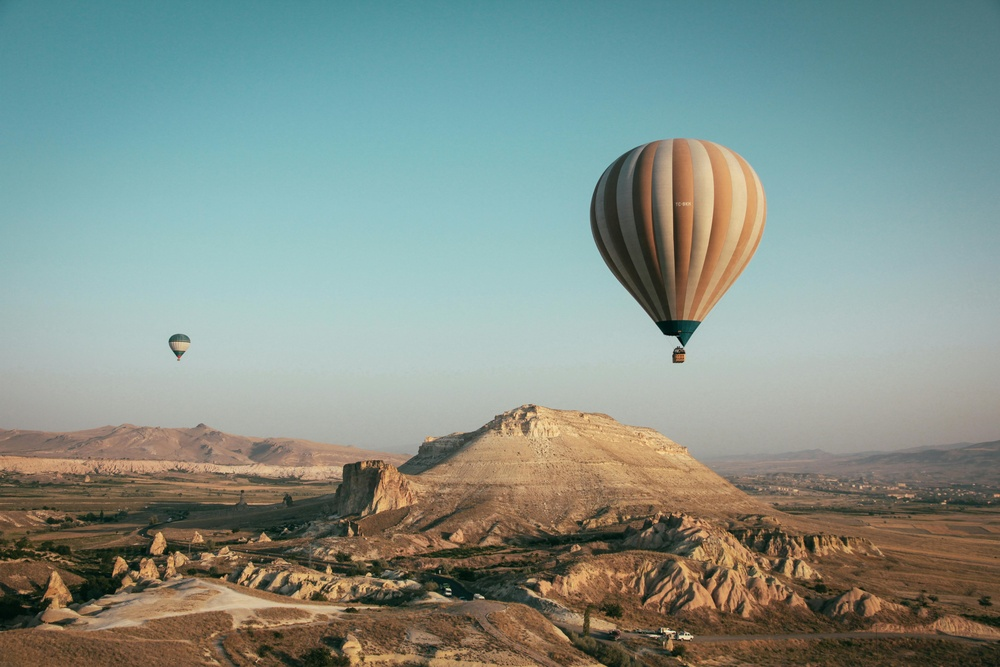
#> input picture Spatial_Domain_Processing/Intensity_Transformations/Images/0_0_Image.jpg, 1000 x 667 px, shrunk from 5184 x 3456 before the run
$ jupyter execute 0_Thresholding.ipynb
#> lines starting #> are read from the running program, lines starting #| are printed output that depends on the picture; after the words box and inside, x2 and y2 are one past the last pixel; in counts of white or black regions, pixels touching at a corner belong together
## Thresholding

**Thresholding** is one of the simplest and most effective techniques for **image segmentation** and **intensity-based enhancement**.
It converts a grayscale image into a **binary image** by comparing each pixel intensity to a predefined threshold.

---

### Concept

The basic idea is straightforward:

If a pixel’s intensity is greater than a certain threshold, it is set to one value (often white); otherwise, it is set to another (often black).

```
s = T(r)
```

where

* `r`: input intensity value
* `s`: output intensity value
* `T`: transformation function applied to each pixel

**S =**
   - **1** if T(r) > T
   - **0** , otherwise

---

## Types of Thresholding

| Type | Description | Example Use |
|------|--------------|--------------|
| **Global Thresholding** | A single threshold value T is applied to the whole image. | Well-illuminated, uniform lighting images |
| **Adaptive Thresholding** | The threshold varies over different regions based on local statistics (mean, median, etc.). | Uneven lighting or shadows |

---

## Applications

* Document binarization (text extraction)
* Medical imaging (tumor segmentation)
* Industrial inspection (defect detection)
* Object detection and edge isolation

---

## Key Insights

* Simple yet powerful for separating foreground and background.
* Performance depends heavily on **lighting** and **contrast** conditions.
* Adaptive and Otsu methods are preferred for **non-uniform illumination**.

---

[cell 1]
import cv2
import numpy as np
import matplotlib.pyplot as plt

#### 1. Read and preprocess image and convert to grayscale

[cell 2]
image = cv2.imread("Images/0_0_Image.jpg")
#> image is the input picture: shape (667, 1000, 3); mean B, G, R 137.8, 145.8, 131.8
image.shape
#> Out = (667, 1000, 3)

3 channels --> RGB(Red, Green , Blue)

[cell 3]
plt.figure(figsize= (10,6))
plt.imshow(image)
plt.axis("off")
plt.show()

<figure>

  <figcaption>the original image.</figcaption>
</figure>

> ⚠️ **Note:**
> If the colors in your displayed images look incorrect (e.g., bluish or distorted), this happens because **OpenCV reads images in BGR format**, while **Matplotlib expects RGB**.
>
> To fix this, convert the image before displaying it:
> ```python
> image_rgb = cv2.cvtColor(image, cv2.COLOR_BGR2RGB)
> plt.imshow(image_rgb)
> ```
> Now, the colors will appear correctly.

> Converting from **BGR** to **RGB**

[cell 4]
image_rgb = cv2.cvtColor(image, cv2.COLOR_BGR2RGB)

[cell 5]
plt.figure(figsize= (10,6))
plt.imshow(image_rgb)
plt.axis("off")
plt.show()

[cell 6]
image_grayscale = cv2.cvtColor(image_rgb, cv2.COLOR_RGB2GRAY)
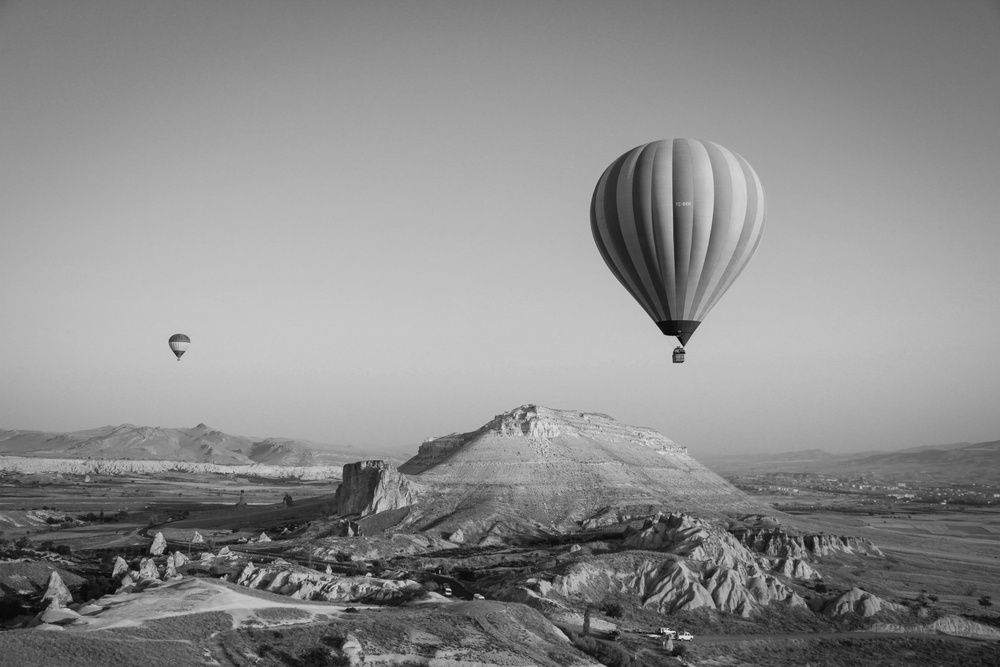
#> image_grayscale: shape (667, 1000); min 3, max 244, mean 140.7

[cell 7]
plt.figure(figsize= (10,6))
plt.imshow(image_grayscale, cmap = "gray")
plt.axis("off")
plt.show()

#### 2. Apply different thresholding techniques

- **ThresholdTypes (by importance):**
  `THRESH_BINARY`, `THRESH_BINARY_INV`, `THRESH_OTSU`, `THRESH_TRIANGLE`, `THRESH_TOZERO`, `THRESH_TOZERO_INV`, `THRESH_TRUNC`

- **AdaptiveThresholdTypes:**
  `ADAPTIVE_THRESH_GAUSSIAN_C`, `ADAPTIVE_THRESH_MEAN_C`

Typically, THRESH_BINARY and THRESH_OTSU are the most used, while adaptive methods (GAUSSIAN_C) are best for images with uneven lighting.

##### (a) Global Thresholding

[cell 8]
T = 100
_, th_binary = cv2.threshold(image_grayscale, T, 255, cv2.THRESH_BINARY)
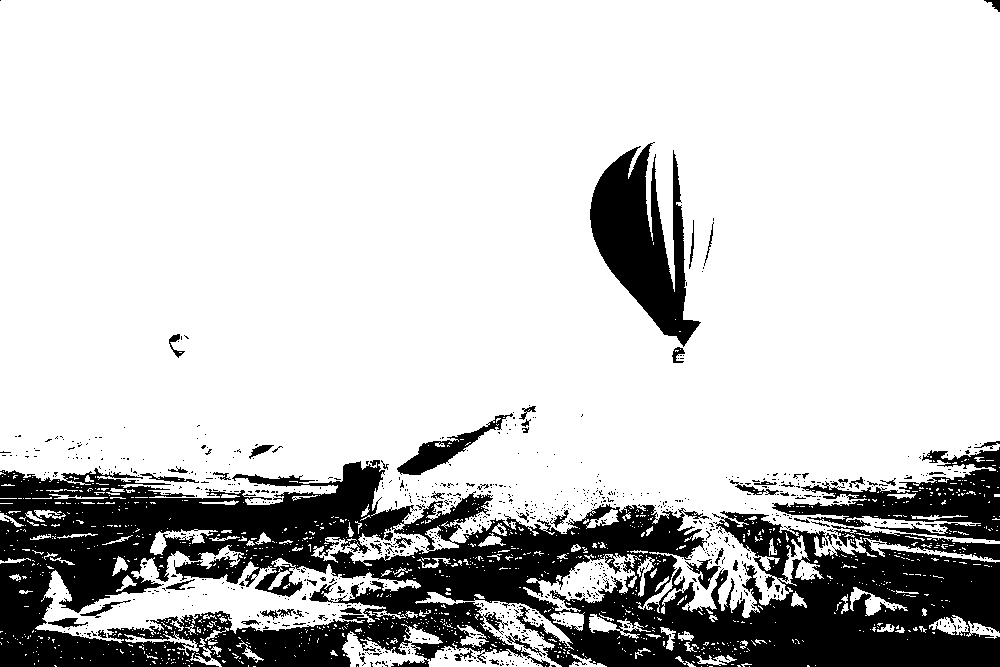
#> th_binary: shape (667, 1000); 79.2% white; 926 black regions (868 under 20 px), largest, box (x1, y1, x2, y2) and area: (0, 460, 1000, 667) 111367, (590, 142, 701, 347) 10958, (772, 447, 1000, 541) 8321
_, th_inv_binary = cv2.threshold(image_grayscale, T, 255, cv2.THRESH_BINARY_INV)
_, th_otsu = cv2.threshold(image_grayscale, T, 255, cv2.THRESH_OTSU)
#> th_otsu: shape (667, 1000); 67.2% white; 642 black regions (605 under 20 px), largest, box (x1, y1, x2, y2) and area: (0, 440, 1000, 667) 162794, (0, 0, 1000, 112) 32853, (590, 139, 701, 347) 13020
_, th_triangle = cv2.threshold(image_grayscale, T, 255, cv2.THRESH_TRIANGLE)
#> th_triangle: shape (667, 1000); 74.4% white; 676 black regions (636 under 20 px), largest, box (x1, y1, x2, y2) and area: (0, 440, 1000, 667) 145803, (590, 141, 701, 347) 12030, (774, 0, 1000, 54) 5252
_, th_tozero = cv2.threshold(image_grayscale, T, 255, cv2.THRESH_TOZERO)
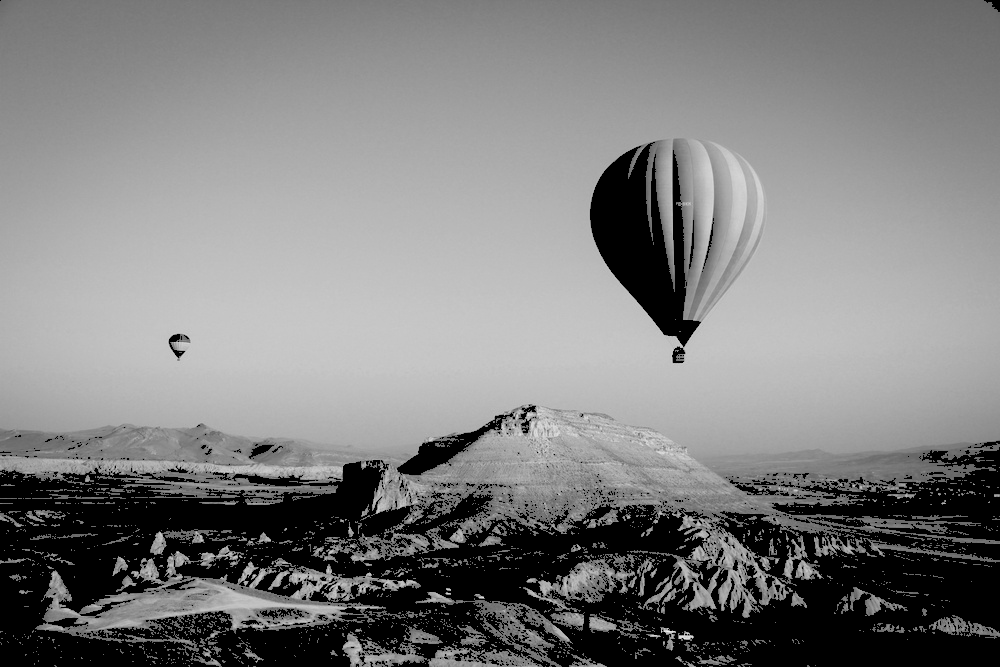
#> th_tozero: shape (667, 1000); min 0, max 244, mean 126.5
_, th_inv_tozero = cv2.threshold(image_grayscale, T, 255, cv2.THRESH_TOZERO_INV)
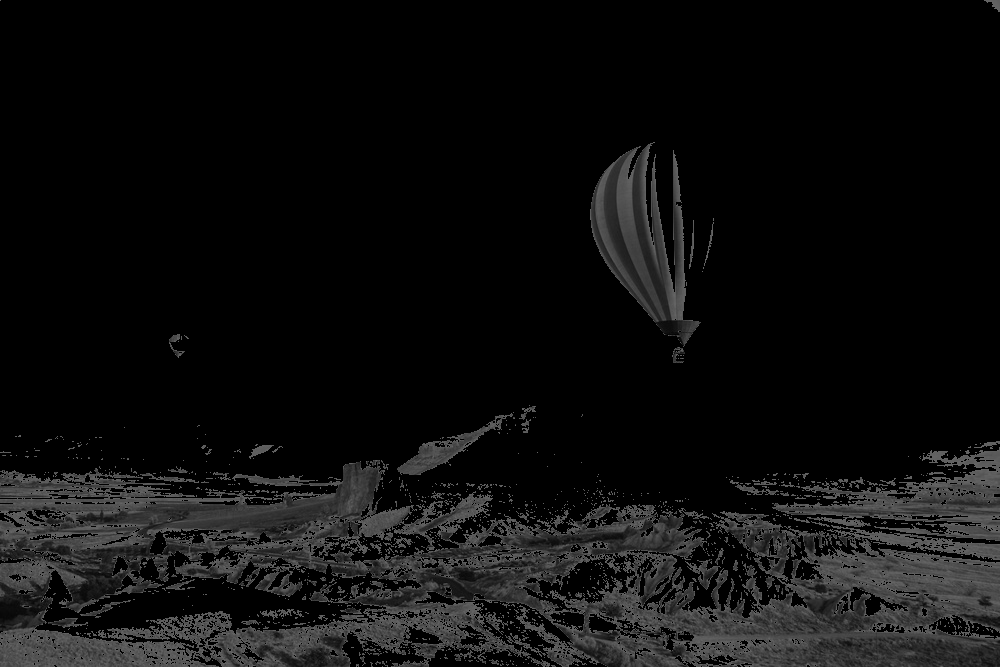
#> th_inv_tozero: shape (667, 1000); min 0, max 100, mean 14.2
_, th_trunc = cv2.threshold(image_grayscale, T, 255, cv2.THRESH_TRUNC)
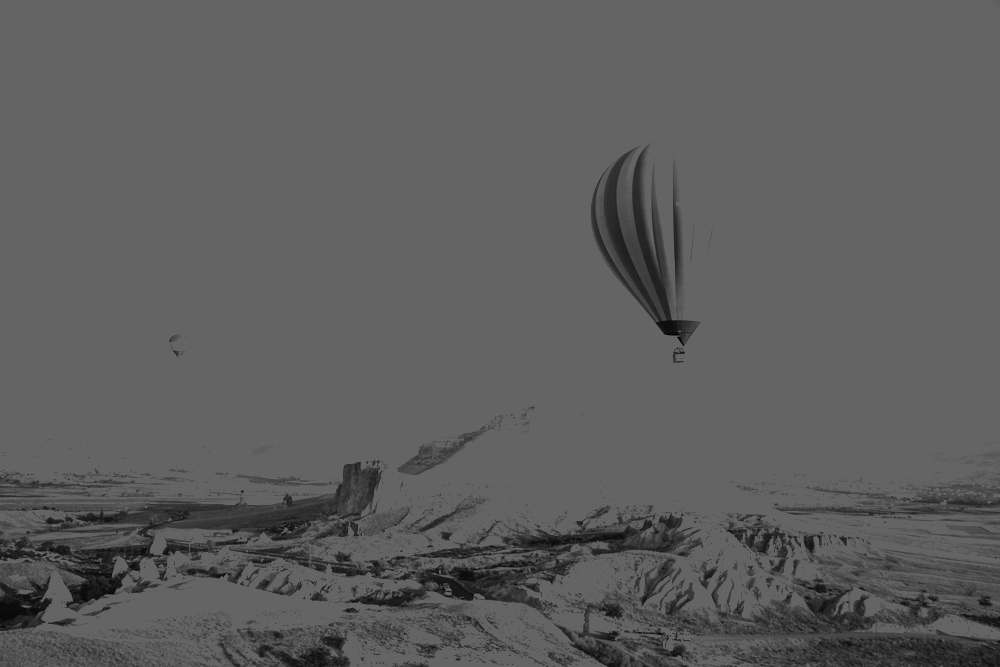
#> th_trunc: shape (667, 1000); min 3, max 100, mean 93.4

[cell 9]
# Store results and titles in lists
titles = [
    "Original",
    "THRESH_BINARY",
    "THRESH_BINARY_INV",
    "THRESH_OTSU",
    "THRESH_TRIANGLE",
    "THRESH_TOZERO",
    "THRESH_TOZERO_INV",
    "THRESH_TRUNC"
]

images = [
    image_grayscale,
    th_binary,
    th_inv_binary,
    th_otsu,
    th_triangle,
    th_tozero,
    th_inv_tozero,
    th_trunc
]

# Plot all images
plt.figure(figsize=(15, 8))
for i in range(len(images)):
    plt.subplot(2, 4, i + 1)
    plt.imshow(images[i], cmap='gray')
    plt.title(titles[i])
    plt.axis('off')
#> this loop made 8 passes

plt.tight_layout()
plt.show()

### Image Thresholding Comparison

Each method shows a different way of separating objects (like the balloon) from the background based on pixel intensity.

| Method | Description |
|--------|--------------|
| **THRESH_BINARY** | Converts pixels above a threshold to white, below to black. Simple and clear edges. |
| **THRESH_BINARY_INV** | Inverse of binary — bright becomes dark and vice versa. |
| **THRESH_OTSU** | Automatically finds the best threshold using Otsu’s algorithm — good for bimodal images. |
| **THRESH_TRIANGLE** | Similar to Otsu but more robust for unimodal histograms. |
| **THRESH_TOZERO** | Keeps values above the threshold, sets others to zero — preserves bright areas. |
| **THRESH_TOZERO_INV** | Keeps values below the threshold, sets others to zero — focuses on dark areas. |
| **THRESH_TRUNC** | Caps pixel values at the threshold — reduces brightness variation. |

*These techniques are essential for image segmentation and preprocessing in computer vision.*

##### (b) Adaptive thresholding

[cell 10]
# --- Adaptive Mean Thresholding ---
# Parameters explanation:
# image_grayscale: Input grayscale image.
# 255: Maximum value assigned to pixels exceeding the threshold.
# cv2.ADAPTIVE_THRESH_MEAN_C: Threshold is computed as the mean of neighborhood values minus constant C.
# cv2.THRESH_BINARY: Type of thresholding – pixel is set to 255 if above threshold, else 0.
# 7: Block size (odd number) – size of the local neighborhood used to calculate the threshold.
# 2: Constant subtracted from the mean to fine-tune the threshold.

th_adapt_mean = cv2.adaptiveThreshold(
    image_grayscale, 255, cv2.ADAPTIVE_THRESH_MEAN_C, cv2.THRESH_BINARY, 7, 2
)
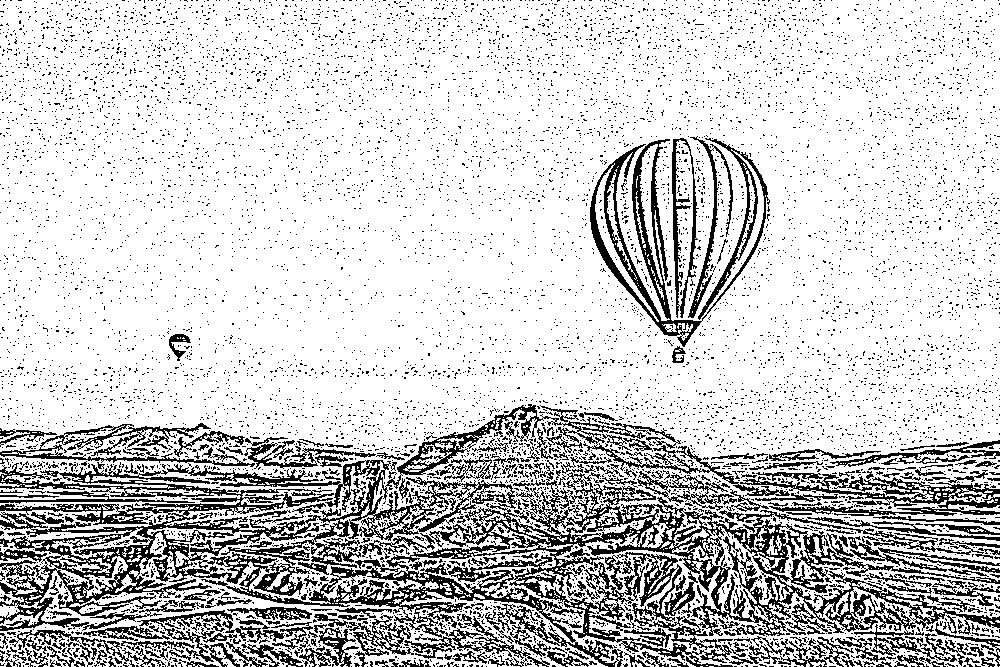
#> th_adapt_mean: shape (667, 1000); 80.5% white; black in thin lines or dots

# --- Adaptive Gaussian Thresholding ---
# Same parameters, but the threshold is computed as a weighted sum of neighborhood values (Gaussian window)
# instead of a simple mean. This makes it more robust against noise and lighting variations.

th_adapt_gaussian = cv2.adaptiveThreshold(
    image_grayscale, 255, cv2.ADAPTIVE_THRESH_GAUSSIAN_C, cv2.THRESH_BINARY, 7, 2
)
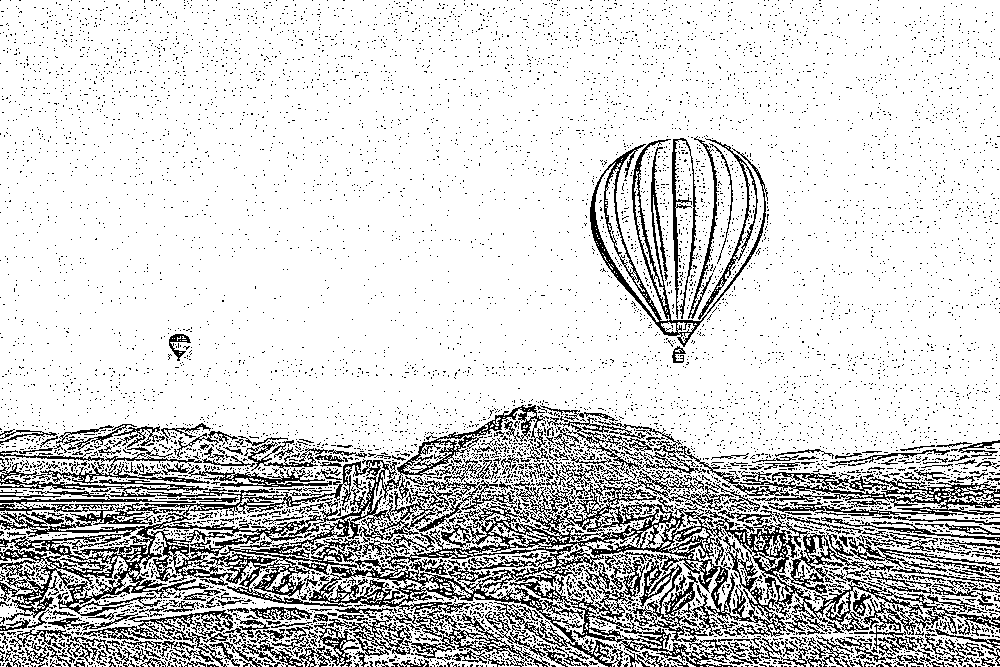
#> th_adapt_gaussian: shape (667, 1000); 82.6% white; black in thin lines or dots

[cell 11]
plt.figure(figsize=(10, 5))

plt.subplot(1, 2, 1)
plt.imshow(th_adapt_mean, cmap='binary')
plt.title("Adaptive Mean Thresholding")
plt.axis('off')

plt.subplot(1, 2, 2)
plt.imshow(th_adapt_gaussian, cmap='binary')
plt.title("Adaptive Gaussian Thresholding")
plt.axis('off')

plt.show()

### Adaptive Thresholding

- Adaptive Mean Thresholding uses the mean of neighboring pixels — works well with uneven lighting.
- Adaptive Gaussian Thresholding applies a weighted (Gaussian) average, producing smoother transitions and better noise handling.

Adaptive methods calculate the threshold for smaller regions of the image, making them effective under **uneven lighting conditions**.

| Method | Description |
|--------|--------------|
| **ADAPTIVE_THRESH_MEAN_C** | Threshold value is the mean of the neighborhood area minus constant *C*. Good for simple lighting changes. |
| **ADAPTIVE_THRESH_GAUSSIAN_C** | Threshold value is a weighted sum (Gaussian window) of the neighborhood minus *C*. Better for images with gradual lighting variation. |

*Adaptive thresholding dynamically adjusts the threshold for different parts of the image, improving contrast and segmentation in complex scenes.*

[cell 12]
# APPLICATION

img_gray = cv2.imread("Images/0_1_image.png", cv2.IMREAD_GRAYSCALE)
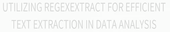
#> input picture Spatial_Domain_Processing/Intensity_Transformations/Images/0_1_image.png, 170 x 32 px, shrunk from 880 x 165 before the run
#> img_gray: shape (32, 170); min 213, max 255, mean 245.3
plt.imshow(img_gray, cmap = "gray")
plt.axis("off")
plt.show()

[cell 13]
T = 100
_, th_otsu = cv2.threshold(img_gray, T, 255, cv2.THRESH_OTSU)
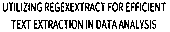
#> th_otsu: shape (32, 170); 78% white; black in thin lines or dots, all inside (x1, y1, x2, y2) = (3, 2, 166, 29)
plt.imshow(th_otsu, cmap = "binary")
plt.axis("off")
plt.show()

[cell 14]
T = 250
_, th_otsu = cv2.threshold(img_gray, T, 255, cv2.THRESH_BINARY_INV + cv2.THRESH_OTSU)
plt.imshow(th_otsu, cmap = "binary")
plt.axis("off")
plt.show()
